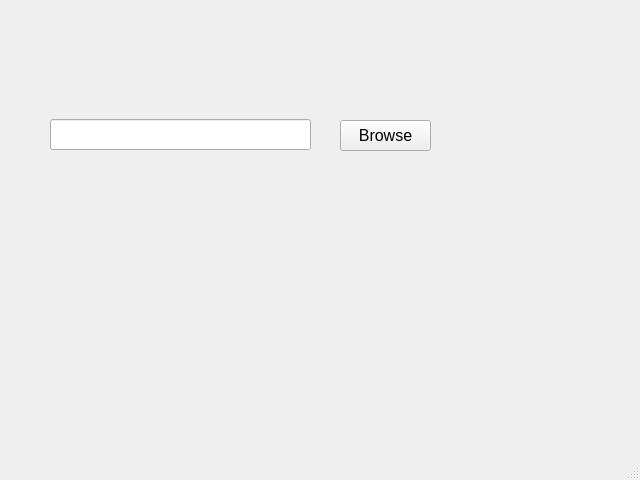
<?xml version="1.0" encoding="UTF-8"?>
<ui version="4.0">
 <class>MainWindow</class>
 <widget class="QMainWindow" name="MainWindow">
  <property name="geometry">
   <rect>
    <x>0</x>
    <y>0</y>
    <width>640</width>
    <height>480</height>
   </rect>
  </property>
  <property name="windowTitle">
   <string>MainWindow</string>
  </property>
  <widget class="QWidget" name="centralwidget">
   <widget class="QLineEdit" name="file_name">
    <property name="geometry">
     <rect>
      <x>50</x>
      <y>119</y>
      <width>261</width>
      <height>31</height>
     </rect>
    </property>
   </widget>
   <widget class="QPushButton" name="pushButton_browse">
    <property name="geometry">
     <rect>
      <x>340</x>
      <y>120</y>
      <width>91</width>
      <height>31</height>
     </rect>
    </property>
    <property name="font">
     <font>
      <pointsize>12</pointsize>
     </font>
    </property>
    <property name="text">
     <string>Browse</string>
    </property>
   </widget>
  </widget>
  <widget class="QMenuBar" name="menubar">
   <property name="geometry">
    <rect>
     <x>0</x>
     <y>0</y>
     <width>640</width>
     <height>18</height>
    </rect>
   </property>
  </widget>
  <widget class="QStatusBar" name="statusbar"/>
 </widget>
 <resources/>
 <connections/>
</ui>
